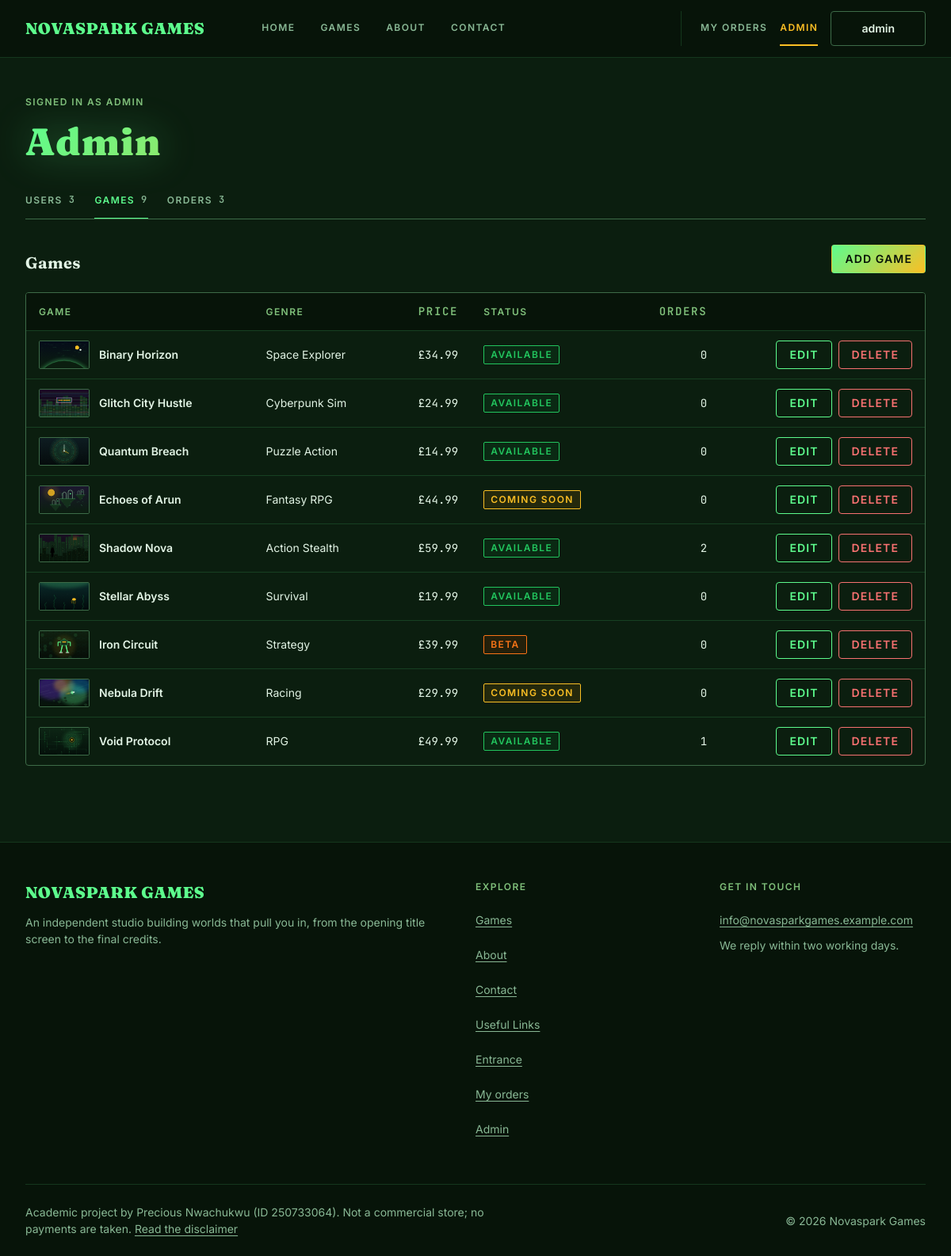
The page /admin/index.php?tab=games (signed in) on the database its author committed.
### tables this page shows
CREATE TABLE games (
    id           INT AUTO_INCREMENT PRIMARY KEY,
    title        VARCHAR(100)  NOT NULL,
    slug         VARCHAR(120)  NULL,
    genre        VARCHAR(50)   NOT NULL,
    price        DECIMAL(10,2) NOT NULL,
    description  TEXT          NOT NULL,
    release_year INT           NOT NULL,
    image_url    VARCHAR(255)  DEFAULT 'assets/img/games/fallback.svg',
    status       ENUM('available','coming_soon','beta','hidden') NOT NULL DEFAULT 'available',
    release_date DATE          NULL,
    platforms    VARCHAR(100)  NULL
);

### includes/helpers.php (called while the page is built, shortened)
<?php
require __DIR__ . '/db.php';
function e($value): string
{
    return htmlspecialchars((string) $value, ENT_QUOTES | ENT_SUBSTITUTE, 'UTF-8');
}
function money($amount): string
{
    return '£' . number_format((float) $amount, 2);
}
function base_url(): string
{
    static $base = null;
    if ($base !== null) {
        return $base;
    }
    $script = realpath($_SERVER['SCRIPT_FILENAME'] ?? '') ?: '';
    $root   = realpath(APP_ROOT) ?: APP_ROOT;
    $name   = $_SERVER['SCRIPT_NAME'] ?? '/';
    if ($script !== '' && strpos($script, $root) === 0) {
        $inside = str_replace('\\', '/', substr($script, strlen($root)));
        if ($inside !== '' && substr($name, -strlen($inside)) === $inside) {
            return $base = rtrim(substr($name, 0, -strlen($inside)), '/') . '/';
        }
    }
    return $base = rtrim(dirname($name), '/\\') . '/';
}
function url(string $path = ''): string
{
    return base_url() . ltrim($path, '/');
}
function img_src(?string $src): string
{
    $src = trim((string) $src);
    return preg_match('#^https?://#i', $src) ? $src : url($src);
}
function flash(string $key, $value = null)
{
    $stored = $_SESSION['flash'][$key] ?? null;
    return $stored;
}
function current_user(): ?array
{
    return [
        'id'       => (int) $_SESSION['user_id'],
        'username' => $_SESSION['username'] ?? '',
        'email'    => $_SESSION['email'] ?? '',
        'role'     => $_SESSION['role'] ?? 'customer',
    ];
}
function require_login(): array
{
    $user = current_user();
    return $user;
}
function require_admin(): array
{
    $user = require_login();
    return $user;
}
require __DIR__ . '/icons.php';

### includes/db.php (called while the page is built, shortened)
<?php
function db(): PDO
{
    static $pdo = null;
    if ($pdo !== null) {
        return $pdo;
    }
    $options = [
        PDO::ATTR_ERRMODE            => PDO::ERRMODE_EXCEPTION,
        PDO::ATTR_DEFAULT_FETCH_MODE => PDO::FETCH_ASSOC,
        PDO::ATTR_EMULATE_PREPARES   => false,
    ];
    $dsn = sprintf(
        'mysql:host=%s;port=%s;dbname=%s;charset=utf8mb4',
        config('DB_HOST'),
        config('DB_PORT'),
        config('DB_NAME')
    );
    $pdo = new PDO($dsn, config('DB_USER'), config('DB_PASS'), $options);
    return $pdo;
}
function q(string $sql, array $params = []): PDOStatement
{
    $stmt = db()->prepare($sql);
    $stmt->execute($params);
    return $stmt;
}

### admin/index.php (the view, shortened to what this page needs)
<?php
require dirname(__DIR__) . '/includes/helpers.php';
$admin = require_admin();
$tabs = ['users' => 'Users', 'games' => 'Games', 'orders' => 'Orders'];
$tab = (string) ($_GET['tab'] ?? $_POST['tab'] ?? 'users');
$formGame = null;
$highlight = (int) flash('admin_highlight');
$users = $games = $orders = $allGames = [];
$counts = ['users' => 0, 'games' => 0, 'orders' => 0];
try {
    $counts['users'] = (int) q('SELECT COUNT(*) FROM users')->fetchColumn();
    $counts['games'] = (int) q('SELECT COUNT(*) FROM games')->fetchColumn();
    $counts['orders'] = (int) q('SELECT COUNT(*) FROM orders')->fetchColumn();
    if ($tab === 'games') {
        $games = q('SELECT g.*, COUNT(o.id) AS orders FROM games g LEFT JOIN orders o ON o.game_id = g.id GROUP BY g.id, g.title, g.slug, g.genre, g.price, g.description, g.release_year, g.image_url, g.status, g.release_date, g.platforms ORDER BY g.id DESC')->fetchAll();
    }
} catch (PDOException $e) {
    log_error($e);
    $panelError = MSG_SERVER_ERROR;
}
require APP_ROOT . '/includes/header.php';
?>
<div class="container page">
  <header class="page-head page-head--tight">
    <p class="label">Signed in as <?= e($admin['username']) ?></p>
    <h1 class="h1">Admin</h1>
  </header>
  <nav class="tabs" aria-label="Admin sections">
    <?php foreach ($tabs as $key => $label): ?>
      <a href="<?= e(url('admin/index.php?tab=' . $key)) ?>"<?= $tab === $key ? ' aria-current="page"' : '' ?>><?= e($label) ?><span class="count"><?= $counts[$key] ?></span></a>
    <?php endforeach; ?>
  </nav>
  <?php if ($tab === 'games'): ?>
    <section aria-labelledby="games-title">
      <div class="admin-toolbar">
        <h2 class="h3" id="games-title">Games</h2>
        <?php if ($formGame === null): ?>
          <a class="btn btn--primary btn--compact" href="<?= e(url('admin/index.php?tab=games&new=1')) ?>">Add game</a>
        <?php endif; ?>
      </div>
      <div class="table-wrap">
        <table class="data-table">
          <thead><tr><th scope="col">Game</th><th scope="col">Genre</th><th scope="col" class="num">Price</th><th scope="col">Status</th><th scope="col" class="num">Orders</th><th scope="col"><span class="visually-hidden">Actions</span></th></tr></thead>
          <tbody>
          <?php foreach ($games as $g): $n = (int) $g['orders']; ?>
            <tr<?= $highlight === (int) $g['id'] ? ' class="is-new"' : '' ?>>
              <td data-label="Game"><span class="row-title"><?= game_cover($g, 'row-thumb', 128, 72) ?><?= e($g['title']) ?></span></td>
              <td data-label="Genre"><?= e($g['genre']) ?></td>
              <td class="num" data-label="Price"><?= e(money($g['price'])) ?></td>
              <td data-label="Status"><?= status_badge($g['status']) ?></td>
              <td class="num" data-label="Orders"><?= $n ?></td>
              <td class="row-actions-cell" data-label="Actions">
                <div class="row-actions">
                  <a class="btn btn--secondary btn--compact" href="<?= e(url('admin/index.php?tab=games&edit=' . (int) $g['id'])) ?>">Edit<span class="visually-hidden"> <?= e($g['title']) ?></span></a>
                  <?php if ($n > 0 && $g['status'] !== 'hidden'): ?>
                    <form method="post" action="<?= e(url('admin/index.php')) ?>"
                          data-confirm="Hide <?= e($g['title']) ?> from the store?"
                          data-confirm-body="<?= e($g['title'] . ' has ' . $n . ($n === 1 ? ' order' : ' orders') . ", so it can't be deleted. Hiding removes it from Games; its orders keep their record.") ?>"
                          data-confirm-action="Hide from store" data-confirm-style="secondary">
                      <button type="submit" class="btn btn--danger btn--compact">Delete<span class="visually-hidden"> <?= e($g['title']) ?></span></button>
                    </form>
                  <?php elseif ($n === 0): ?>
                    <form method="post" action="<?= e(url('admin/index.php')) ?>"
                          data-confirm="Delete <?= e($g['title']) ?>?" data-confirm-body="This can't be undone." data-confirm-action="Delete game">
                      <button type="submit" class="btn btn--danger btn--compact">Delete<span class="visually-hidden"> <?= e($g['title']) ?></span></button>
                    </form>
                  <?php endif; ?>
                </div>
              </td>
            </tr>
          <?php endforeach; ?>
          </tbody>
        </table>
      </div>
    </section>
  <?php endif; ?>
</div>
<?php require APP_ROOT . '/includes/footer.php'; ?>

### includes/components/game-card.php (shortened to what this page needs)
<?php
function game_cover(array $game, string $class, int $w = 640, int $h = 360, bool $lazy = true): string
{
    $src = trim((string) ($game['image_url'] ?? ''));
    return '<img class="' . e($class) . '" src="' . e(img_src($src)) . '" alt="Cover art for ' . e($game['title']) . '"'
        . ' width="' . $w . '" height="' . $h . '"' . ($lazy ? ' loading="lazy" decoding="async"' : '')
        . ' data-fallback="' . e($game['title']) . '">';
}

### includes/components/badge.php (shortened to what this page needs)
<?php
function status_badge(string $status): string
{
    $variants = ['available' => 'success', 'coming_soon' => 'amber', 'beta' => 'warning', 'hidden' => 'muted'];
    $label = GAME_STATUSES[$status] ?? ucfirst($status);
    return '<span class="badge badge--' . ($variants[$status] ?? 'muted') . '">' . e($label) . '</span>';
}

### assets/css/tokens.css (style rules this page uses)
:root { --color-bg: #0b1e0f; --color-surface: #14301c; --color-surface-raised: #1b3d25; --color-header: #071409; --color-text: #e2f4e5; --color-text-muted: #89b895; --color-label: #7fbf7a; --color-accent: #5dfc8d; --color-accent-2: #fbbf24; --color-on-accent: #071409; --color-success: #22c55e; --color-danger: #f87171; --color-warning: #f97316; --color-border-subtle: rgba(93, 252, 141, 0.15); --color-border: #3d6b48; --color-border-input: #4a7d56; --gradient-brand: linear-gradient(135deg, #5dfc8d 0%, #fbbf24 100%); --color-accent-tint: rgba(93, 252, 141, 0.12); --color-accent-hover-border: rgba(93, 252, 141, 0.6); --color-backdrop: rgba(3, 10, 5, 0.75); --gradient-hairline: linear-gradient(90deg, #5dfc8d 0%, rgba(251, 191, 36, 0.6) 50%, transparent 100%); --overlay-hero: linear-gradient(180deg, rgba(11, 30, 15, 0.7) 0%, rgba(11, 30, 15, 0.82) 60%, rgba(11, 30, 15, 1) 100%); --overlay-media: linear-gradient(180deg, transparent 40%, rgba(7, 20, 9, 0.85) 100%); --fade-edge: linear-gradient(90deg, #000 0, #000 calc(100% - 32px), transparent 100%); --hero-image: url("../img/hero.svg"); --shimmer: linear-gradient(90deg, transparent, rgba(93, 252, 141, 0.06), transparent); --font-display: "Fraunces", "Times New Roman", Georgia, serif; --font-body: "Inter", system-ui, "Segoe UI", Roboto, sans-serif; --font-mono: "JetBrains Mono", "Courier New", Courier, monospace; --text-display: clamp(2.5rem, 6vw, 4rem); --text-h1: clamp(2rem, 4.5vw, 3rem); --text-h2: clamp(1.5rem, 3vw, 2rem); --text-h3: 1.25rem; --text-body-lg: 1.125rem; --text-body: 1rem; --text-body-sm: 0.875rem; --text-label: 0.75rem; --text-button: 0.875rem; --text-mono: 0.875rem; --text-price: 1.25rem; --text-price-total: 1.75rem; --text-logo: 1.25rem; --tracking-label: 0.12em; --tracking-button: 0.08em; --tracking-display: 0.02em; --measure: 68ch; --measure-intro: 60ch; --space-1: 4px; --space-2: 8px; --space-3: 12px; --space-4: 16px; --space-5: 24px; --space-6: 32px; --space-7: 48px; --space-8: 64px; --space-9: 96px; --container-max: 1200px; --gutter: 16px; --section-gap: 64px; --touch-min: 44px; --control-height: 48px; --compact-height: 36px; --header-height: 64px; --radius-sm: 2px; --radius-md: 4px; --radius-lg: 8px; --radius-round: 999px; --shadow-card: 0 1px 0 rgba(0, 0, 0, 0.4); --shadow-overlay: 0 16px 40px rgba(0, 0, 0, 0.5); --glow-title: drop-shadow(0 0 24px rgba(93, 252, 141, 0.35)); --focus-ring: 0 0 0 2px #0b1e0f, 0 0 0 4px #5dfc8d; --dur-fast: 120ms; --dur-base: 200ms; --dur-slow: 400ms; --ease-out: cubic-bezier(0.2, 0.8, 0.2, 1); --z-header: 100; --z-menu: 200; --z-modal: 1000; --z-toast: 1100; }
@media (min-width: 768px) { :root { --gutter: 24px; --header-height: 72px; } }
@media (min-width: 1024px) { :root { --gutter: 32px; --section-gap: 96px; } }

### assets/css/base.css (style rules this page uses)
*, *::before, *::after { box-sizing: border-box; }
html { -webkit-text-size-adjust: 100%; text-size-adjust: 100%; scroll-padding-top: calc(var(--header-height) + var(--space-4)); }
body { margin: 0; min-height: 100vh; display: flex; flex-direction: column; background: var(--color-bg); color: var(--color-text); font-family: var(--font-body); font-size: var(--text-body); line-height: 1.6; overflow-x: hidden; -webkit-font-smoothing: antialiased; }
h1, h2, h3, h4, p, ul, ol, dl, dd, figure, blockquote { margin: 0; }
h1, h2, h3, h4 { font-family: var(--font-display); letter-spacing: var(--tracking-display); color: var(--color-text); text-wrap: balance; }
p, li { max-width: var(--measure); }
img, svg { display: block; max-width: 100%; }
img { height: auto; }
a { color: var(--color-accent); text-underline-offset: 0.2em; text-decoration-thickness: 1px; }
button, input, select, textarea { font: inherit; color: inherit; }
button { cursor: pointer; }
.display, .h1 { font-family: var(--font-display); font-weight: 900; background: var(--gradient-brand); -webkit-background-clip: text; background-clip: text; color: transparent; filter: var(--glow-title); max-width: 20ch; }
.h1 { font-size: var(--text-h1); line-height: 1.1; }
.h3 { font-size: var(--text-h3); line-height: 1.3; font-weight: 700; }
.label { font-family: var(--font-body); font-size: var(--text-label); line-height: 1.3; font-weight: 600; text-transform: uppercase; letter-spacing: var(--tracking-label); color: var(--color-label); }

### rows shown on the page
games: image_url (picture), title "Binary Horizon", genre "Space Explorer", price "£34.99", status "AVAILABLE", n "0"
games: image_url (picture), title "Glitch City Hustle", genre "Cyberpunk Sim", price "£24.99", status "AVAILABLE", n "0"
games: image_url (picture), title "Quantum Breach", genre "Puzzle Action", price "£14.99", status "AVAILABLE", n "0"
games: image_url (picture), title "Echoes of Arun", genre "Fantasy RPG", price "£44.99", status "COMING SOON", n "0"
games: image_url (picture), title "Shadow Nova", genre "Action Stealth", price "£59.99", status "AVAILABLE", n "2"
games: image_url (picture), title "Stellar Abyss", genre "Survival", price "£19.99", status "AVAILABLE", n "0"
games: image_url (picture), title "Iron Circuit", genre "Strategy", price "£39.99", status "BETA", n "0"
games: image_url (picture), title "Nebula Drift", genre "Racing", price "£29.99", status "COMING SOON", n "0"
games: image_url (picture), title "Void Protocol", genre "RPG", price "£49.99", status "AVAILABLE", n "1"

### other values the page prints
$label "HOME"
$label "GAMES"
$label "ABOUT"
$label "CONTACT"
$user['username'] "admin"
$admin['username'] "ADMIN"
$label "USERS"
$counts[$key] "3"
$counts[$key] "9"
$label "ORDERS"
config('PUBLIC_EMAIL') "info@novasparkgames.example.com"
